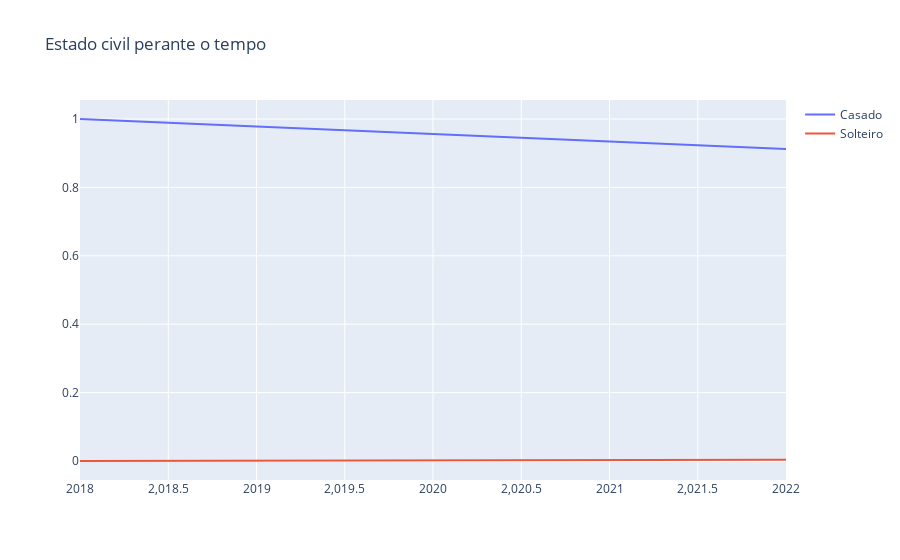

The code cell stored with this chart in its notebook:
### Code cell
fig = go.Figure()
obj1 = go.Scatter(
    x = [2018,2022],
    y = [a_1,b_1],
    mode = 'lines',
    name='Casado',
)
obj2 = go.Scatter(
      x = [2018,2022],
    y = [c_1,d_1],
    mode = 'lines',
    name='Solteiro',
)

fig.add_trace(obj1)
fig.add_trace(obj2)

fig.update_layout(title='Estado civil perante o tempo')
fig.show()

### Figure 1 — Plotly figure (JSON) as saved in the notebook; plotly's stock layout.template omitted (floating-point values rounded to 4 significant figures)
{"data": [{"mode": "lines", "name": "Casado", "type": "scatter", "x": [2018, 2022], "y": [1, 0.9125]}, {"mode": "lines", "name": "Solteiro", "type": "scatter", "x": [2018, 2022], "y": [0, 0.003633]}], "layout": {"title": {"text": "Estado civil perante o tempo"}}}
